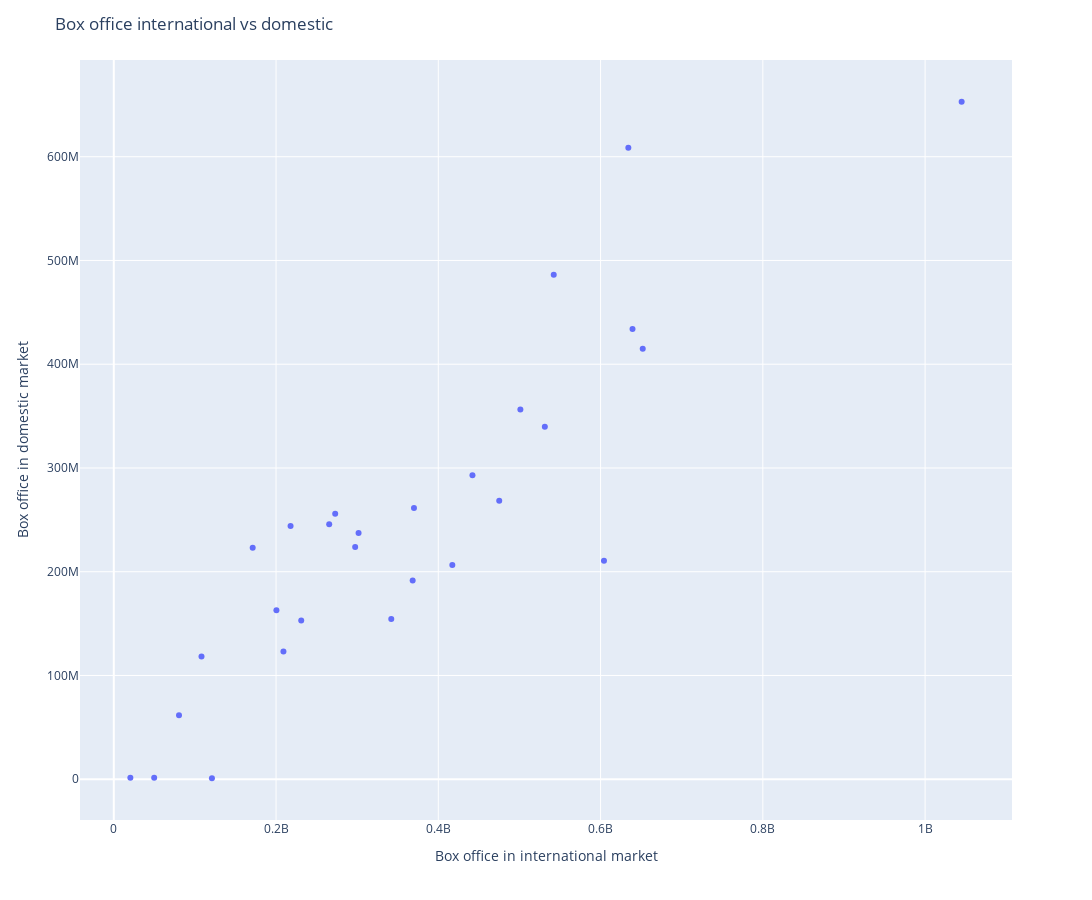

This figure's notebook cell:
### Code cell
fig = px.scatter(df, x = df["box_office_other"], y = df["box_office_us_canada"], width= 1200, height = 900)
fig.update_layout(xaxis = dict(title = "Box office in international market", showgrid= True)
                  , yaxis= dict(title = "Box office in domestic market", showgrid = True),
                     title = "Box office international vs domestic")
fig.show()

### Figure 1 — Plotly figure (JSON) as saved in the notebook; plotly's stock layout.template omitted (floating-point values rounded to 4 significant figures)
{"data": [{"hovertemplate": "box_office_other=%{x}<br>box_office_us_canada=%{y}<extra></extra>", "legendgroup": "", "marker": {"color": "#636efa", "symbol": "circle"}, "mode": "markers", "name": "", "orientation": "v", "showlegend": false, "type": "scatter", "x": [171210907, 200460294, 265506097, 272900000, 531300000, 370001000, 217900167, 417280431, 297503696, 442094918, 651964823, 368400000, 301700000, 475066843, 501149463, 209120551, 542275328, 231029541, 604181157, 634223615, 639356585, 80384897, 120957731, 49788012, 20414357, 108118232, 342017611, 1045050771], "xaxis": "x", "y": [223225679, 162798565, 245852179, 255873250, 339714978, 261441092, 244082982, 206445654, 223808164, 293004164, 415004880, 191452396, 237283207, 268492764, 356461711, 123087120, 486295561, 152901115, 210460015, 608581744, 434038008, 61555145, 946154, 1324302, 1399001, 118307188, 154426697, 652980194], "yaxis": "y"}], "layout": {"height": 900, "legend": {"tracegroupgap": 0}, "margin": {"t": 60}, "title": {"text": "Box office international vs domestic"}, "width": 1200, "xaxis": {"anchor": "y", "autorange": true, "domain": [0, 1], "range": [-41110000.0, 1107000000.0], "showgrid": true, "title": {"text": "Box office in international market"}, "type": "linear"}, "yaxis": {"anchor": "x", "autorange": true, "domain": [0, 1], "range": [-39290000.0, 693200000.0], "showgrid": true, "title": {"text": "Box office in domestic market"}, "type": "linear"}}}
